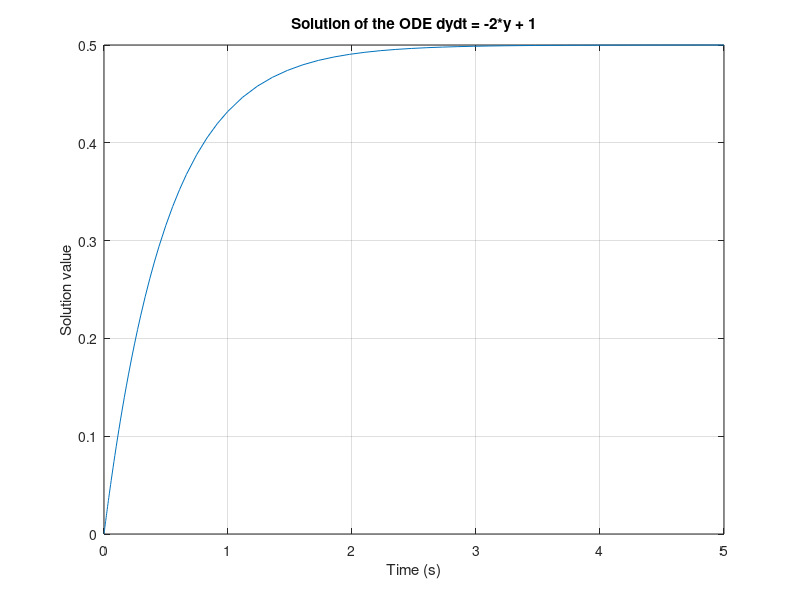

This chart was generated by the following MATLAB code:
function simpleODE
clearvars; clc; close all;
tspan = [0,5]; % Time range
y0 = 0; % Initial condition
[t, y] = ode45(@eom, tspan, y0);
plot(t, y);
xlabel('Time (s)')
ylabel('Solution value')
title('Solution of the ODE dydt = -2*y + 1')
grid on
end

function dydt = eom(t, y)
dydt = -2*y +1;
end